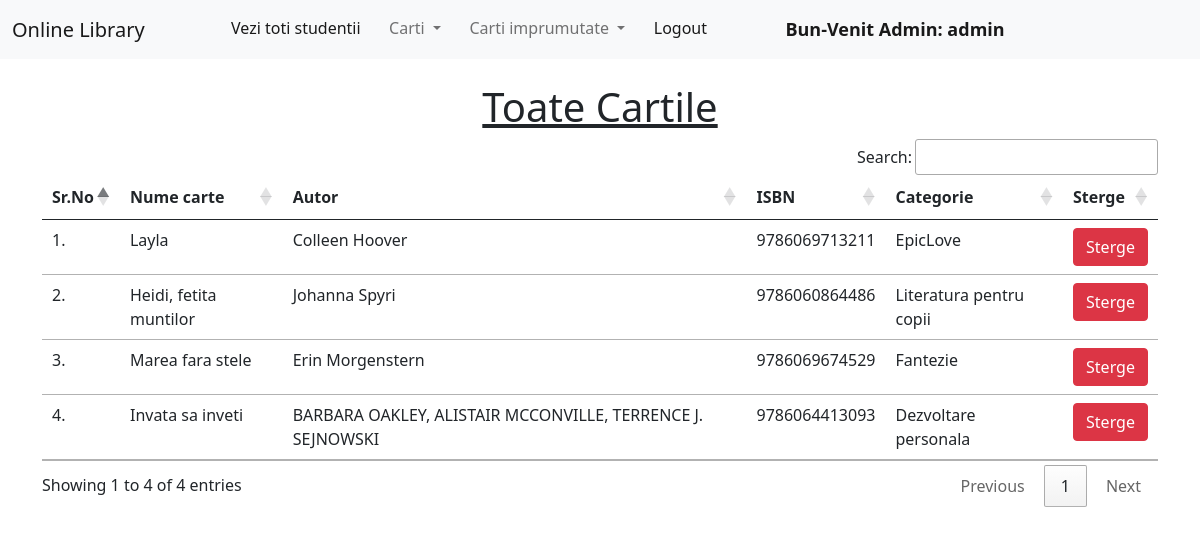
Page /view_books/ (signed in) on the committed database.
### library/models.py (models this page shows, shortened)
class Book(models.Model):
    name = models.CharField(max_length=100)
    author = models.CharField(max_length=100)
    isbn = models.PositiveIntegerField()
    category = models.CharField(max_length=50)
    class Meta:
        db_table = 'Books'

### library/views.py (the view)
# urls.py: path("view_books/", views.view_books, name="view_books"),
@login_required(login_url = '/admin_login')
def view_books(request):
    books = Book.objects.all()
    return render(request, "view_books.html", {'books':books})

### library/templates/view_books.html (shortened to what this page needs)
{% extends 'admin_navbar.html' %}
{% load static %}
{% block body %}
<div class="container mt-4">
    <h1 class="text-center"><u>Toate Cartile</u></h1>
    <table class="table table-hover" id="example">
        <thead>
            <tr>
                <th>Sr.No</th>
                <th>Nume carte</th>
                <th>Autor</th>
                <th>ISBN</th>
                <th>Categorie</th>
                <th>Sterge</th>
            </tr>
        </thead>
        <tbody>
            {% for book in books %}
            <tr>
                <td>{{forloop.counter}}.</td>
                <td>{{book.name}}</td>
                <td>{{book.author}}</td>
                <td>{{book.isbn}}</td>
                <td>{{book.category}}</td>
                <td><a href="/delete_book/{{book.id}}/" class="btn btn-danger" onclick="return confirm('Esti sigur ca vrei sa stergi aceasta carte?')">Sterge</a></td>
            </tr>
            {% endfor %}
        </tbody>
    </table>
    </div>
{% endblock %}

### library/templates/admin_navbar.html (shortened to what this page needs)
<!doctype html>
<html lang="en">
  <head>
    <link href="https://cdn.jsdelivr.net/npm/bootstrap@5.1.0/dist/css/bootstrap.min.css" rel="stylesheet">
    <link rel="stylesheet" href="https://cdn.datatables.net/1.10.25/css/jquery.dataTables.min.css">
    <link rel="stylesheet" href="https://cdn.datatables.net/buttons/1.7.1/css/buttons.dataTables.min.css">
  </head>
  <body>
    <nav class="navbar navbar-expand-lg navbar-light bg-light">
        <div class="container-fluid">
          <a class="navbar-brand" href="#">Online Library</a>
          <div class="collapse navbar-collapse" id="navbarSupportedContent">
            <ul class="navbar-nav me-auto mb-2 mb-lg-0">
              <li class="nav-item">
                <a class="nav-link active" aria-current="page" href="/view_students/">Vezi toti studentii</a>
              </li>
              <li class="nav-item dropdown">
                <a class="nav-link dropdown-toggle" href="#" id="navbarDropdown" role="button" data-bs-toggle="dropdown" aria-expanded="false">
                  Carti
                </a>
              </li>
              <li class="nav-item dropdown">
                <a class="nav-link dropdown-toggle" href="#" id="navbarDropdown" role="button" data-bs-toggle="dropdown" aria-expanded="false">
                  Carti imprumutate
                </a>
              </li>
              <li class="nav-item">
                <a class="nav-link active" aria-current="page" href="/logout/">Logout</a>
              </li>
              <li class="nav-item">
                <a style="font-weight:600; font-family:'Segoe UI', Tahoma, Geneva, Verdana, sans-serif; font-size: large;" class="nav-link active" href="#">Bun-Venit Admin: {{request.user}}</a>
              </li>
            </ul>
          </div>
        </div>
      </nav>
      {% block body %}
      {% endblock %}
  </body>
</html>

### rows in the picture
Book: name "Layla", author "Colleen Hoover", isbn "9786069713211", category "EpicLove"
Book: name "Heidi, fetita muntilor", author "Johanna Spyri", isbn "9786060864486", category "Literatura pentru copii"
Book: name "Marea fara stele", author "Erin Morgenstern", isbn "9786069674529", category "Fantezie"
Book: name "Invata sa inveti", author "BARBARA OAKLEY, ALISTAIR MCCONVILLE, TERRENCE J. SEJNOWSKI", isbn "9786064413093", category "Dezvoltare personala"

### other values in the picture
{{ request.user }} "admin"
